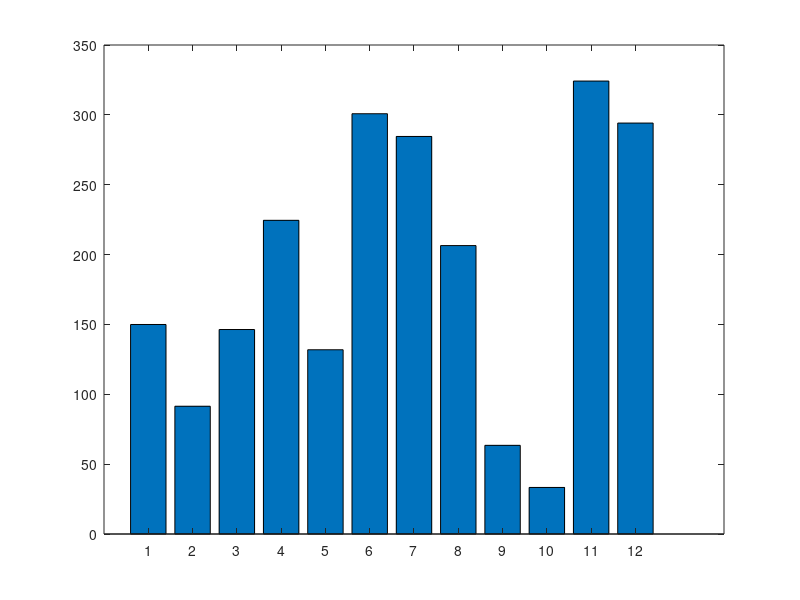
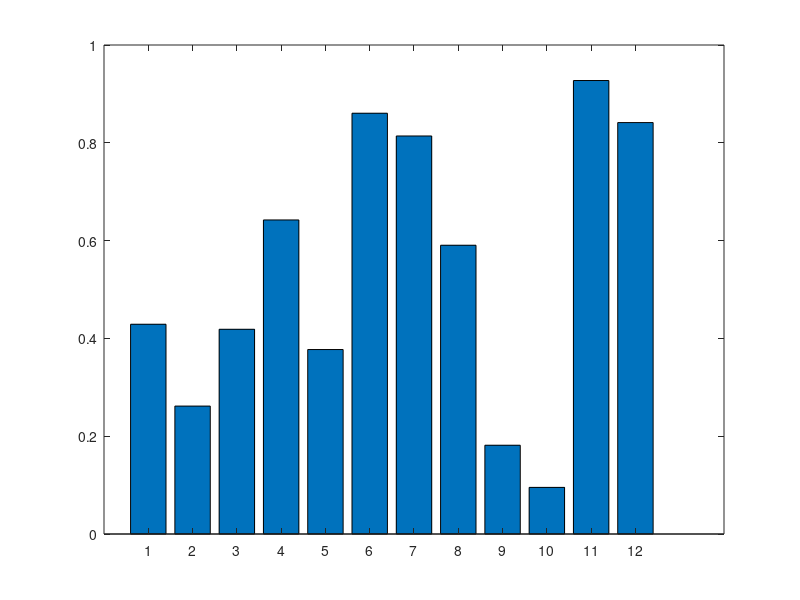

Here is the MATLAB script that generated these plots, in order:
%% Run Different weights
dbstop if error; clear all; clc;close all force; close all hidden;
% Callculate weights
Sa(1).a = [1,0,0]; % POE
Sa(2).a = [0,1,0]; % POE
Sa(3).a = [0,0,1]; % POE
Sa(4).a = [1/3,1/3,1/3]; % POE
Sa(5).a = [1,0,0]; % PO
Sa(6).a = [0,1,0]; % PO
Sa(7).a = [0,0,1]; % PO
Sa(8).a = [0,1/2,1/2]; % PO
Sa(9).a = [1,0,0]; % PE
Sa(10).a = [0,1,0]; % PE
Sa(11).a = [0,0,1]; % PE
Sa(12).a = [1/2,0,1/2]; % PE
% Sa(1).a = [0.3508,0.3204,0.3288]; % POE Optimal
% Sa(2).a = [0,0.4524,0.5476]; % PO Optimal
% Sa(3).a = [0.5162,0,0.4838]; % PE Optimal
Sai = size(Sa,2);
Sample = 1:1:Sai;
for s=Sample
    a = Sa(s).a;
    ssECv11 = 24.3095;
    ssECv12 = 82.6916;
    nc1 = 40.5189;%TFC.nci(3);
    nc2 = 173.1593;%TFC.nci(4);
    nc = nc1 + nc2;
    % a = [1,1,1];
    % === POE ===
    if (s<=4)&&(s>=1)%s==1%
        % --- Energy Weights
        wEi = a(1).*[1, 1]; % POE
        % --- TTS Weights
        Wni = a(2).*[ssECv11/((nc1)^2),ssECv12/((nc2)^2)]; % POE
        % --- Speed Weights
        WuV = a(3).*[ssECv11,ssECv11,ssECv12,ssECv12]; % POE
    end
    % === PO
    if (s<=8)&&(s>=5)%s==2%
        % --- Energy Weights
        wEi = a(1).*[0, 0]; % PO
        % --- TTS Weights
        Wni = a(2).*[1/nc1,1/nc2]; % PO
        % --- Speed Weights
        WuV = a(3).*[nc1,nc1,nc2,nc2]; % PO
    end
    % === PE ===
    if (s<=12)&&(s>=9)%s==3%
        % --- Energy Weights
        wEi = a(1).*[1, 1]; % PE
        % --- TTS Weights
        Wni = a(2).*[0,0]; % PE
        % --- Speed Weights
        WuV = a(3).*[ssECv11,ssECv11,ssECv12,ssECv12]; % PE
    end
    % --- Merge
    Omega(s).Omega = [wEi, Wni, WuV];
end
clear s;
% ================================
% Run
TTS = zeros(1,Sai);
TTS_NC = 349.5815;
for s=Sample
    close all force; close all hidden; clearvars -except s Omega Sa TTS TTS_NC;
    if (s<=4)&&(s>=1)%s==1%
        Pstr = 'POE';    % === POE ===
    end
    if (s<=8)&&(s>=5)%s==2%
        Pstr = 'PO';    % === PO ===
    end
    if (s<=12)&&(s>=9)%s==3%
        Pstr = 'PE';    % === PE ===
    end
    disp(['_DC_' Pstr '_W' num2str(s)])
    disp(Omega(s).Omega)
    % [TTS_Final] = RunLAATSimReplicate(['Settings_Qin25_NC_30min.mat'],['_DC_' Pstr '_W' num2str(s)],1,Omega(s).Omega,[],1,[]);
    % [TTS_Final] = RunLAATSimReplicate(['Settings_Qin25_NC_30min.mat'],['_DC_' Pstr '_WS'],1,Omega(s).Omega,[],1,[]);
    TTS_Final = TTS_NC*rand;
    TTS(s) = TTS_Final;
    dTTS = TTS./(TTS_NC);
    if(any(dTTS<1))
        warning('success.')
    end
end
save(['Runs_TTS_' datestr(now,'yyyymmdd_hhMMss')]);
[a,b] = min(TTS)
figure;bar(TTS)
dTTS = TTS./(TTS_NC);
figure;bar(dTTS)
save(['Runs_weight_TTS_' datestr(now,'yyyymmdd_hhMMss')]);
TTS_V2 = reshape(TTS,4,[])
wi_V2 = (TTS_V2(4,1:3)./TTS_V2(:,1:3))
wi_V2(3,1) = 0;
wi_V2(2,2) = 0;
ai = wi_V2(1:3,1:3);
ai_f = ai./sum(ai);
wi_V2 = (TTS(:,4)./TTS(:,1:4));
ai = wi_V2(1:3);
ai_f = ai./sum(ai);
disp(ai_f')
save(['Runs_weight_TTS_' datestr(now,'yyyymmdd_hhMMss')]);
wi_V2 = (TTS(:,4)./TTS(:,1:4)); ai = wi_V2(1:3); ai_f = ai./sum(ai); disp(ai_f')